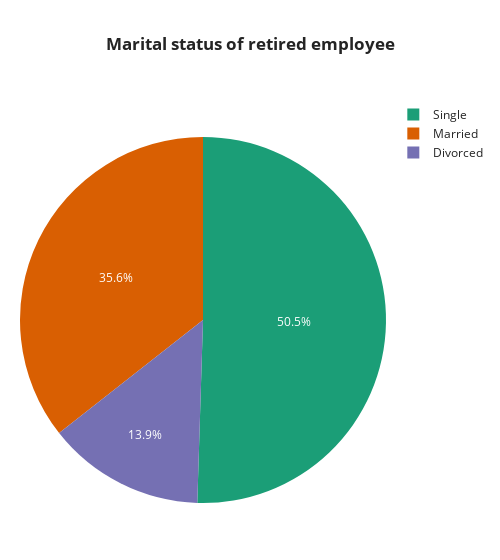

The cell this chart's notebook holds for it:
### Code cell
#¿Cuál es el estado civil de las personas que se retiraron?
base = df_GR.groupby(['MaritalStatus'])[['Attrition']].count().sort_values('Attrition', ascending= False).rename(columns={'Attrition': 'TotalPeople'}).reset_index()

fig = px.pie(base, values = 'TotalPeople', names= 'MaritalStatus',
             title= '<b>Marital status of retired employee<b>',
             color_discrete_sequence=px.colors.qualitative.Dark2, width=500)

fig.update_layout(
    template = 'simple_white',
    title_x = 0.5,  
    margin = dict(l= 20, r=20, b=20, t=100))

fig.show()

### Figure 1 — Plotly figure (JSON) as saved in the notebook; plotly's stock layout.template omitted (floating-point values rounded to 4 significant figures)
{"data": [{"domain": {"x": [0, 1], "y": [0, 1]}, "hovertemplate": "MaritalStatus=%{label}<br>TotalPeople=%{value}<extra></extra>", "labels": ["Single", "Married", "Divorced"], "legendgroup": "", "name": "", "showlegend": true, "type": "pie", "values": [356, 251, 98]}], "layout": {"legend": {"tracegroupgap": 0}, "margin": {"b": 20, "l": 20, "r": 20, "t": 100}, "piecolorway": ["rgb(27,158,119)", "rgb(217,95,2)", "rgb(117,112,179)", "rgb(231,41,138)", "rgb(102,166,30)", "rgb(230,171,2)", "rgb(166,118,29)", "rgb(102,102,102)"], "title": {"text": "<b>Marital status of retired employee<b>", "x": 0.5}, "width": 500}}
